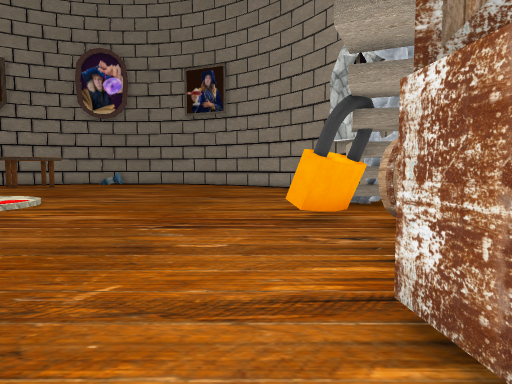
view 1 (above)

24 first-person views from a walk through a scene from a Unity 3-D project. The camera is 1.4 m above the floor, tilts 4° down and sees 75° across. The floor is counted in squares, 1 m on a side. Each view is taken from the middle of a square. On the plan, view 1 faces up. The plan holds only what a view shows up to about 15 squares ahead; the rest is blank. Some animated figures are left out. Some surface patterns are stand-ins.

view 2
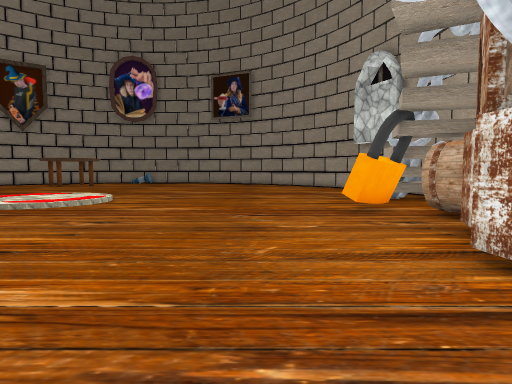

view 3
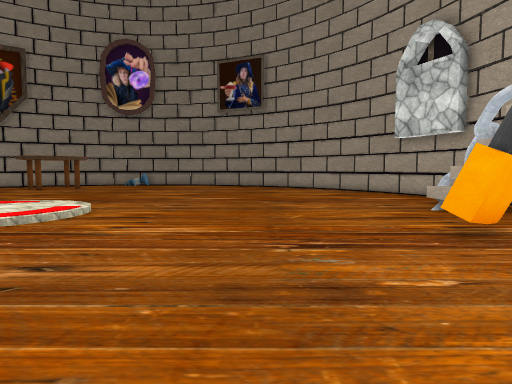

view 4
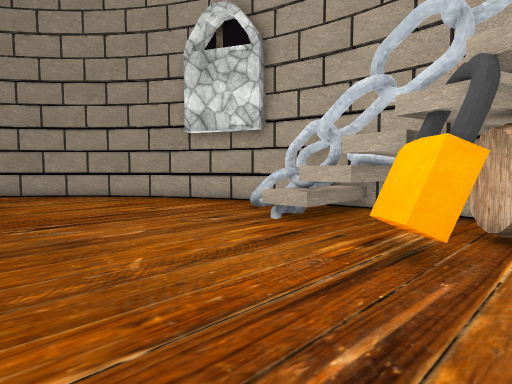

view 5
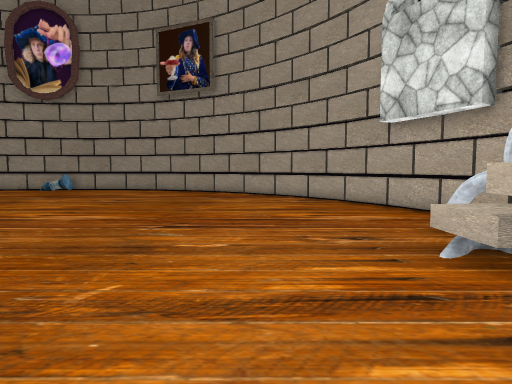

view 6
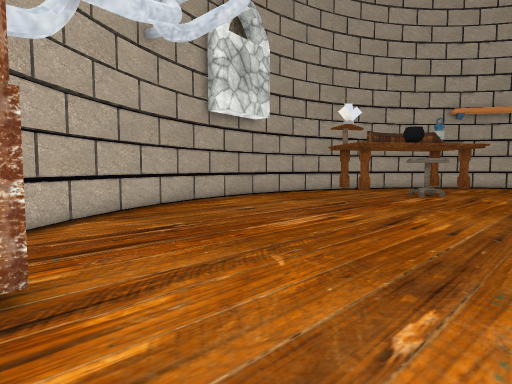

view 7
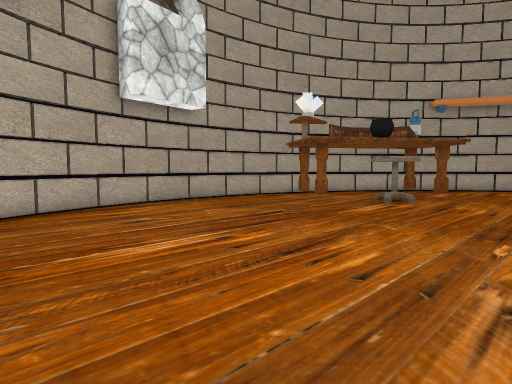

view 8
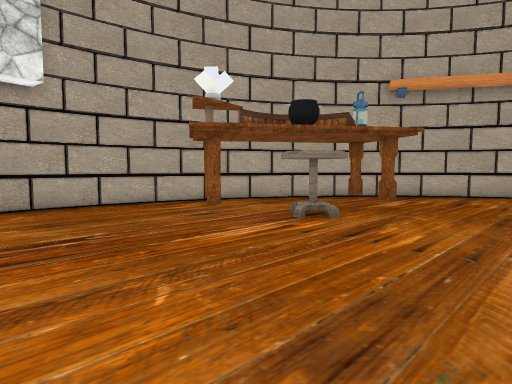

view 9
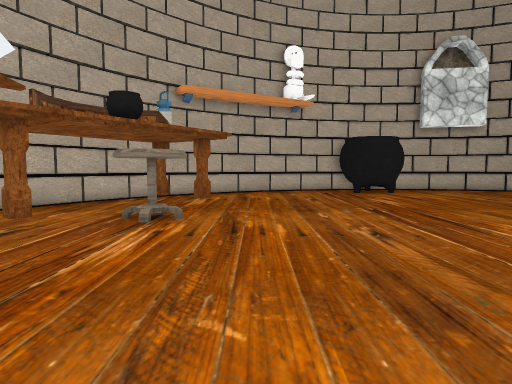

view 10
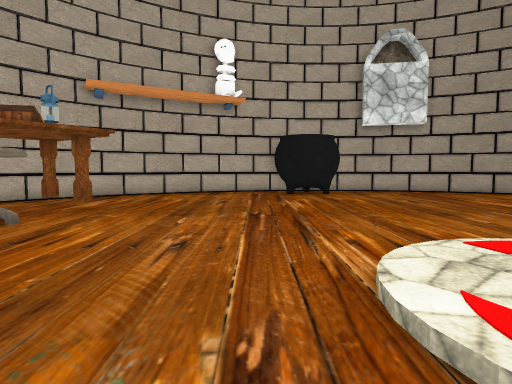

view 11
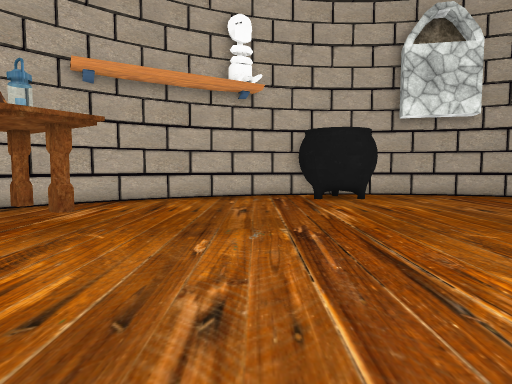

view 12
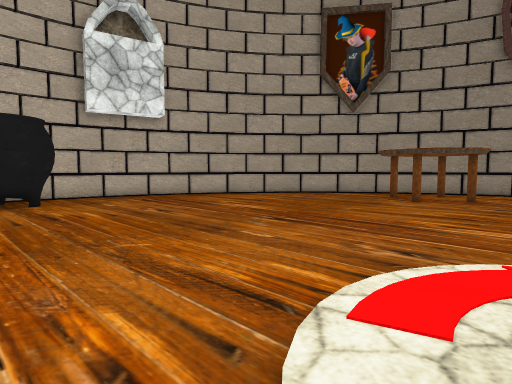

view 13
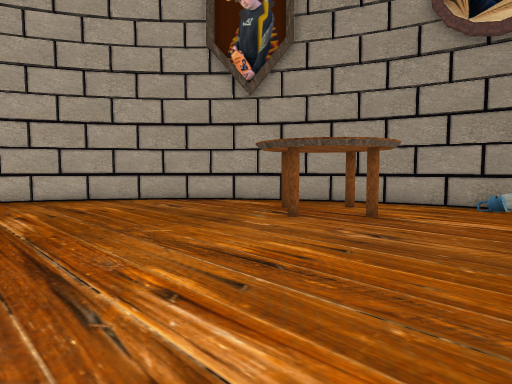

view 14
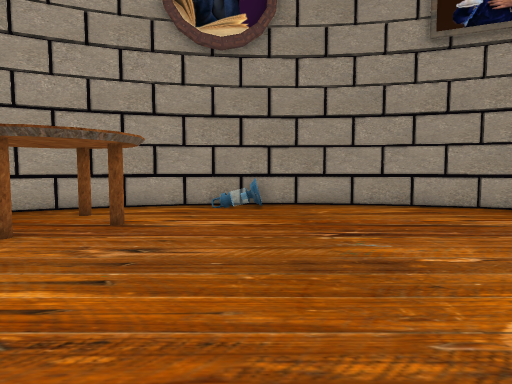

view 15
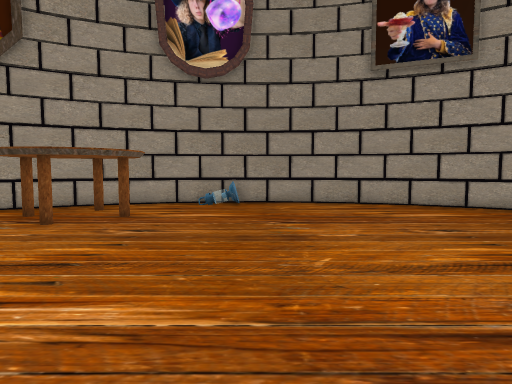

view 16
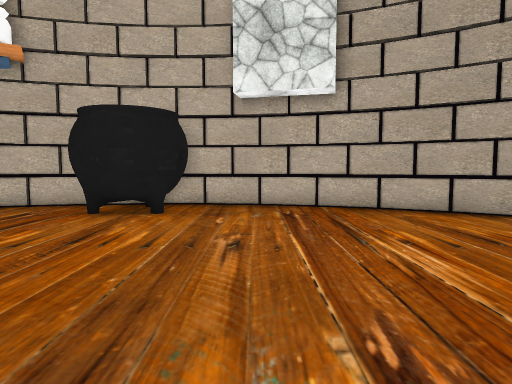

view 17
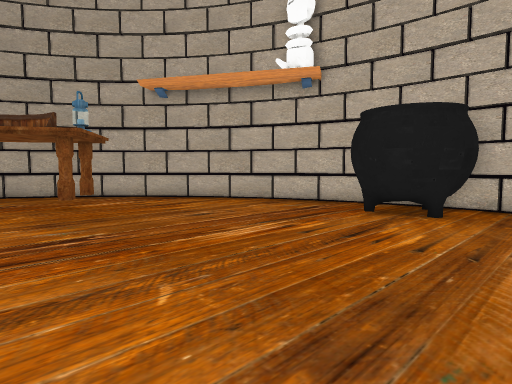

view 18
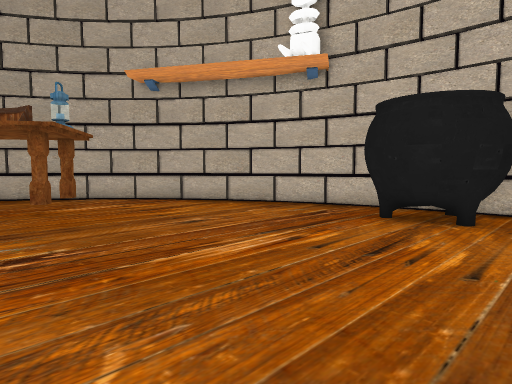

view 19
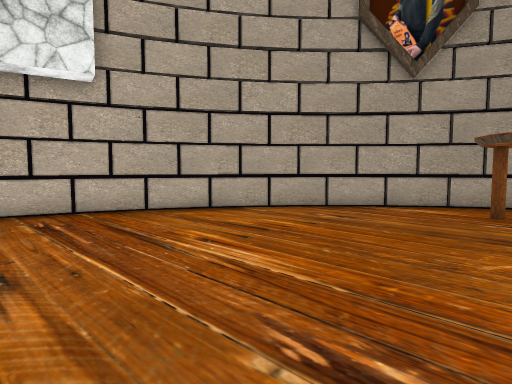

view 20
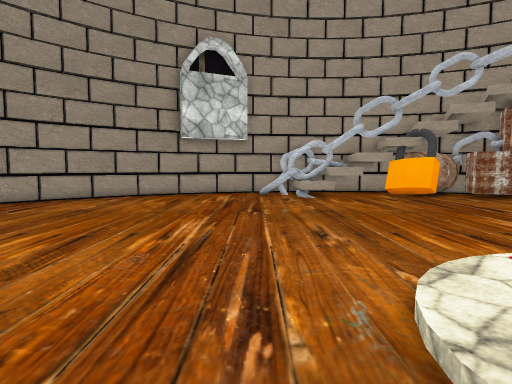

view 21
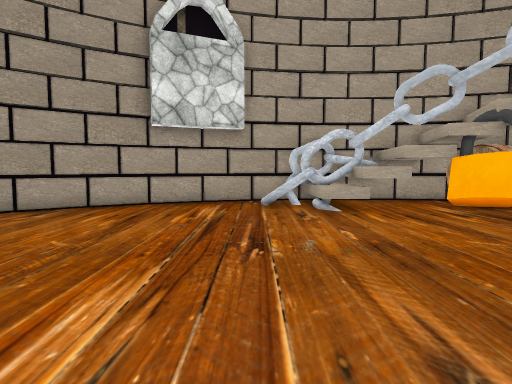

view 22
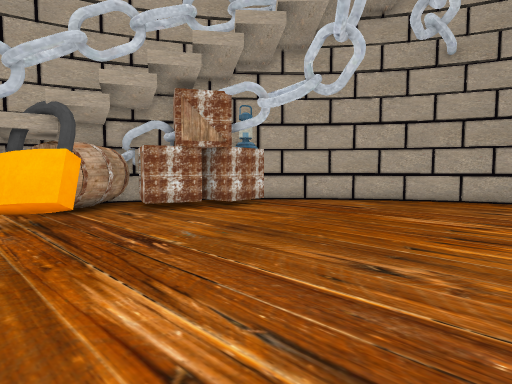

view 23
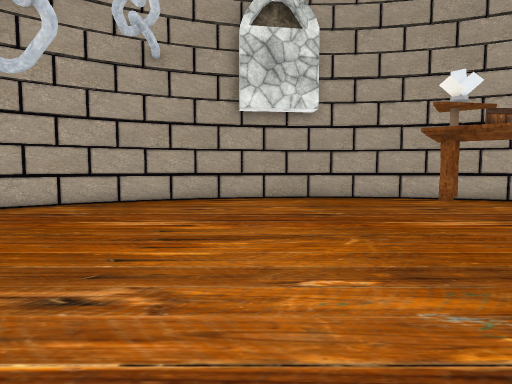

view 24
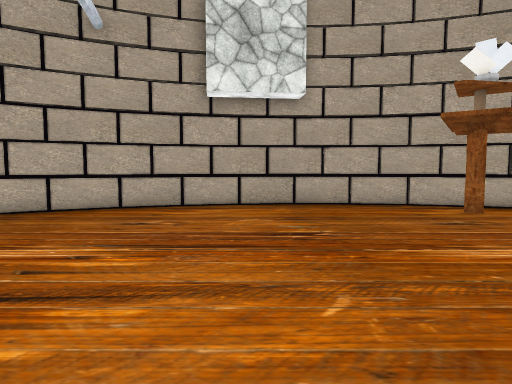

### Floor plan
Key: @ floor where view 1 was taken; # wall or solid block; x gap in a wall; . main floor; : floor 0.25 m higher than the main floor; / step, stairs or slope; = window, fence, low wall or low ledge; ^ raised ledge; B barrel; C crate; A cauldron; L lantern; O other object.
Columns run from 29 left of view 1 to 7 right of it. Each row starts with its distance up from view 1.
 30               #########
 29            ####.=L....####
 28          ###.............###
 27        ###..O..............##
 26       ##.....................##
 25      ##...O..OO...............##
 24     ##......O..................##
 23    ##...........................##
 22    #.............................#
 21   ##.............................##
 20   #...............................#
 19  ##...............................##
 18  #.................................#
 17  #.................................#
 16 ##................................ #
 15 #................................#=#
 14 #.............../:::/............####
 13 #.A.............:::::...........^^^^#
 12 # AA............:::::...........^^^^#
 11  AAAA...........:::::............^^##
 10   AA............/:::/..........OO  ##
  9  A A..........................OOOB #
  8 ##.............................OBB #
  7  #..............................BB
  6  #..............................CBB
  5  ##.............................CC#
  4   #............................CCC
  3   ##..........................CCC
  2    #...........................CC
  1    ##.......OO.................C
  0     ##..#....................@.#
 -1      ##.......#...............##
 -2       ##.....................##
 -3        ###.................###
 -4          ###.x...........###
 -5            ####.......####
 -6               #########

Where each view was taken, in squares from view 1:
view 1: 0 up, 0 right, facing up
view 2: 2 down, 2 left, facing up
view 3: 2 up, 3 left, facing up
view 4: 7 up, 4 left, facing up-right
view 5: 8 up, 0 right, facing up
view 6: 7 up, 2 right, facing down-left
view 7: 7 up, 2 left, facing down-left
view 8: 7 up, 8 left, facing down-left
view 9: 4 up, 7 left, facing left
view 10: 8 up, 8 left, facing left
view 11: 7 up, 11 left, facing left
view 12: 9 up, 12 left, facing up-left
view 13: 16 up, 11 left, facing up-left
view 14: 17 up, 12 left, facing up
view 15: 14 up, 11 left, facing up
view 16: 15 up, 16 left, facing left
view 17: 15 up, 16 left, facing down-left
view 18: 14 up, 17 left, facing down-left
view 19: 14 up, 17 left, facing up-left
view 20: 16 up, 13 left, facing right
view 21: 16 up, 8 left, facing right
view 22: 11 up, 8 left, facing down-right
view 23: 10 up, 8 left, facing down
view 24: 7 up, 9 left, facing down
